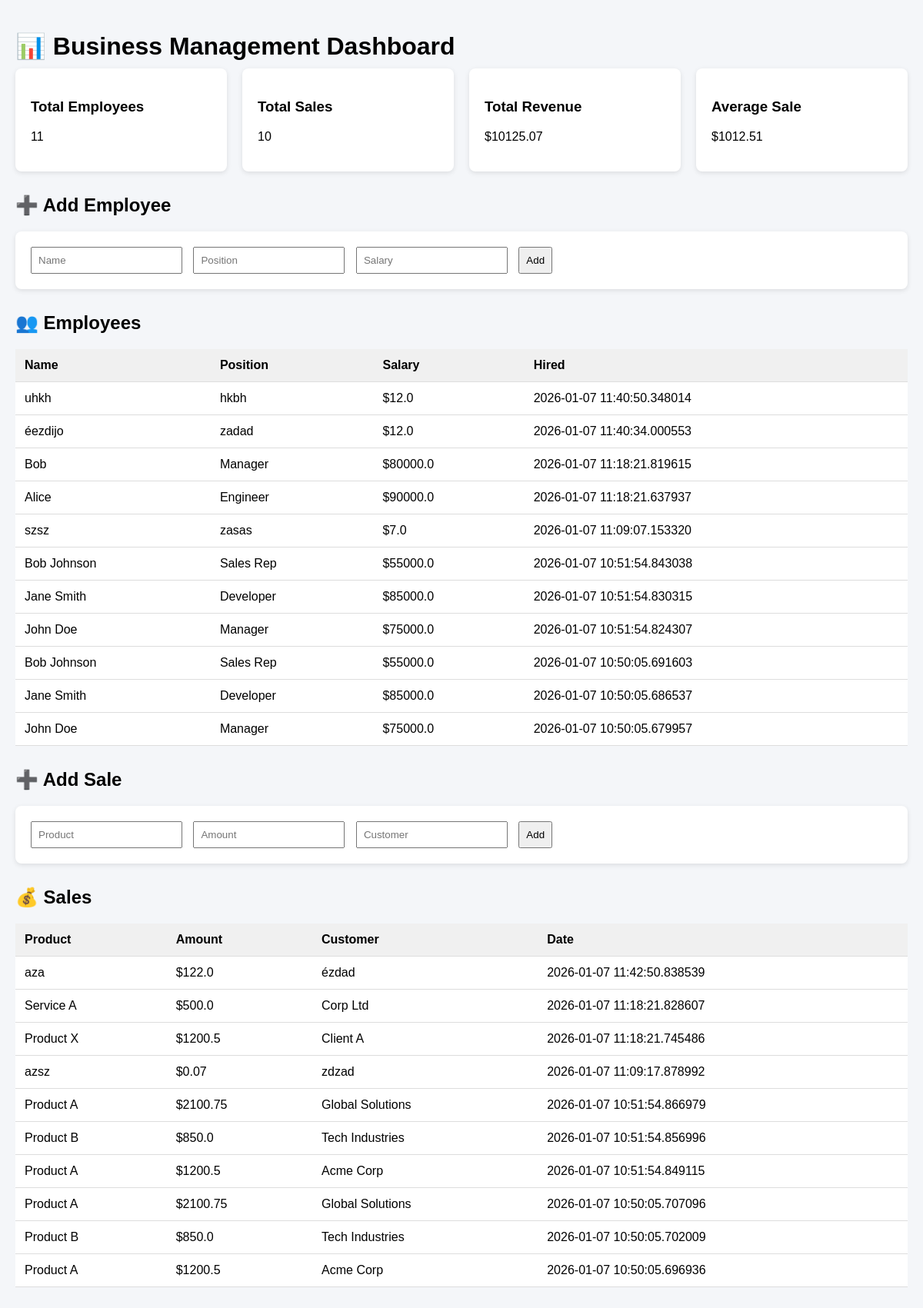
Before: / with the older database file.
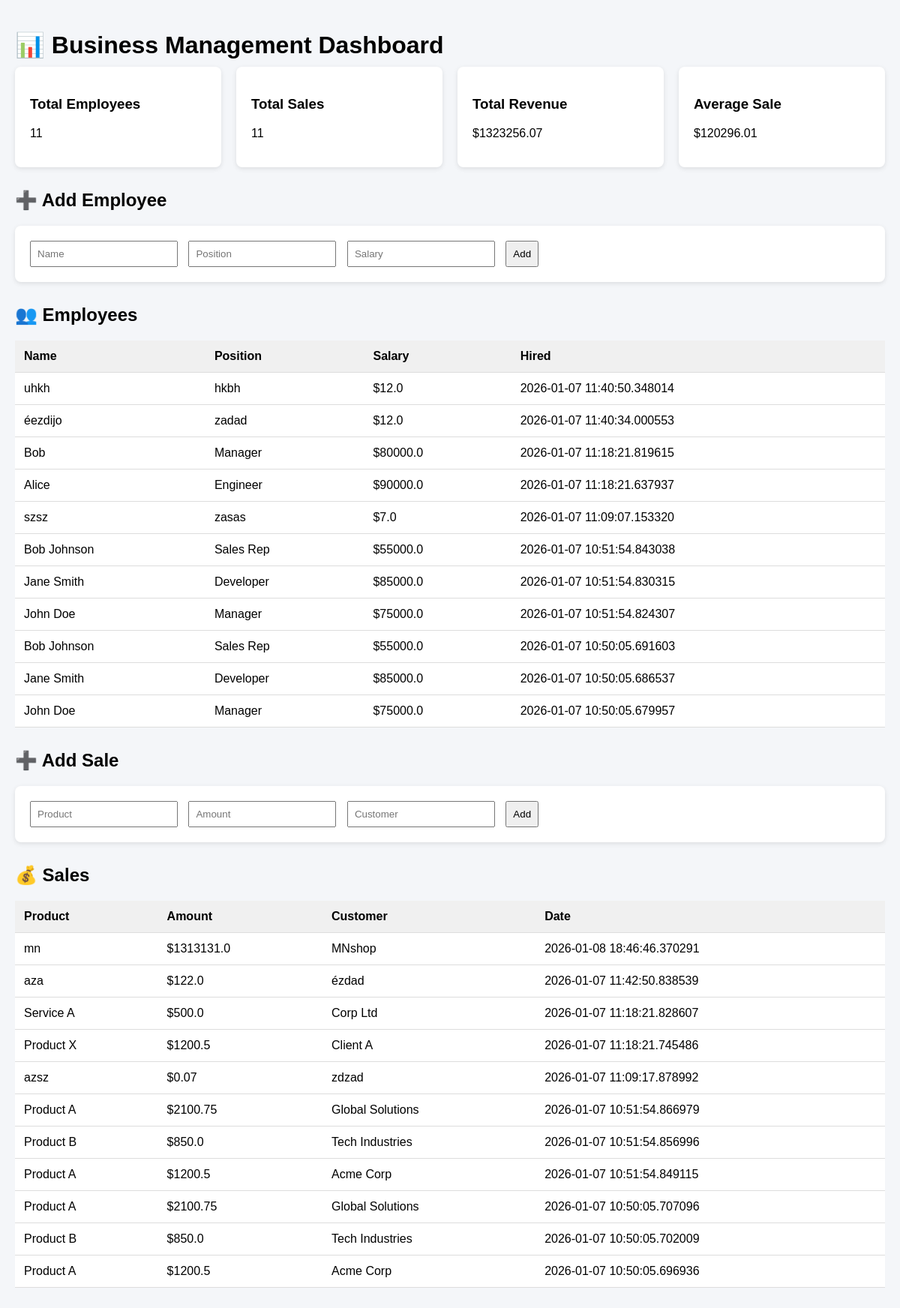
After: the same page with the newer database file.
### tables this page shows
CREATE TABLE employees (
                id INTEGER PRIMARY KEY AUTOINCREMENT,
                name TEXT NOT NULL,
                position TEXT NOT NULL,
                salary REAL NOT NULL,
                hired_date TIMESTAMP DEFAULT CURRENT_TIMESTAMP
            );

CREATE TABLE sales (
                id INTEGER PRIMARY KEY AUTOINCREMENT,
                product TEXT NOT NULL,
                amount REAL NOT NULL,
                customer TEXT NOT NULL,
                sale_date TIMESTAMP DEFAULT CURRENT_TIMESTAMP
            );

### app.py (the view)
@app.route("/")
def dashboard_ui():
    summary = dashboard.get_dashboard_summary()
    employees = dashboard.get_employees()
    sales = dashboard.get_sales()
    return render_template(
        "dashboard.html",
        summary=summary,
        employees=employees,
        sales=sales,
    )

### app.py (called while the page is built)
    def get_connection(self):
        conn = sqlite3.connect(self.db_name)
        conn.row_factory = sqlite3.Row
        return conn

    def get_employees(self) -> List[Dict]:
        conn = self.get_connection()
        cursor = conn.cursor()
        cursor.execute('SELECT * FROM employees ORDER BY id DESC')
        result = [dict(row) for row in cursor.fetchall()]
        conn.close()
        return result

    def get_employee_count(self) -> int:
        conn = self.get_connection()
        cursor = conn.cursor()
        cursor.execute('SELECT COUNT(*) as count FROM employees')
        count = cursor.fetchone()['count']
        conn.close()
        return count

    def get_sales(self) -> List[Dict]:
        conn = self.get_connection()
        cursor = conn.cursor()
        cursor.execute('SELECT * FROM sales ORDER BY id DESC LIMIT 100')
        result = [dict(row) for row in cursor.fetchall()]
        conn.close()
        return result

### templates/dashboard.html (shortened to what this page needs)
<!DOCTYPE html>
<html lang="en">
<head>
</head>
<body>
<h1>📊 Business Management Dashboard</h1>
<div class="cards">
    <div class="card">
        <h3>Total Employees</h3>
        <p>{{ summary.total_employees }}</p>
    </div>
    <div class="card">
        <h3>Total Sales</h3>
        <p>{{ summary.total_sales }}</p>
    </div>
    <div class="card">
        <h3>Total Revenue</h3>
        <p>${{ "%.2f"|format(summary.total_revenue) }}</p>
    </div>
    <div class="card">
        <h3>Average Sale</h3>
        <p>${{ "%.2f"|format(summary.average_sale) }}</p>
    </div>
</div>
<h2>➕ Add Employee</h2>
<form method="post" action="/api/employees" onsubmit="return submitForm(event, this)">
    <input name="name" placeholder="Name" required>
    <input name="position" placeholder="Position" required>
    <input name="salary" placeholder="Salary" type="number" required>
    <button>Add</button>
</form>
<h2>👥 Employees</h2>
<table>
    <tr>
        <th>Name</th>
        <th>Position</th>
        <th>Salary</th>
        <th>Hired</th>
    </tr>
    {% for e in employees %}
    <tr>
        <td>{{ e.name }}</td>
        <td>{{ e.position }}</td>
        <td>${{ e.salary }}</td>
        <td>{{ e.hired_date }}</td>
    </tr>
    {% endfor %}
</table>
<h2>➕ Add Sale</h2>
<form method="post" action="/api/sales" onsubmit="return submitForm(event, this)">
    <input name="product" placeholder="Product" required>
    <input name="amount" placeholder="Amount" type="number" step="0.01" required>
    <input name="customer" placeholder="Customer" required>
    <button>Add</button>
</form>
<h2>💰 Sales</h2>
<table>
    <tr>
        <th>Product</th>
        <th>Amount</th>
        <th>Customer</th>
        <th>Date</th>
    </tr>
    {% for s in sales %}
    <tr>
        <td>{{ s.product }}</td>
        <td>${{ s.amount }}</td>
        <td>{{ s.customer }}</td>
        <td>{{ s.sale_date }}</td>
    </tr>
    {% endfor %}
</table>
</body>
</html>

Changed rows visible on the page:
added sales: product "mn", amount "1313131.0", customer "MNshop", sale_date "2026-01-08 18:46:46.370291"
Other visible differences:
{{ summary.total_sales }}: "10" → "11"
{{ "%.2f"|format(summary.total_revenue) }}: "10125.07" → "1323256.07"
{{ "%.2f"|format(summary.average_sale) }}: "1012.51" → "120296.01"
